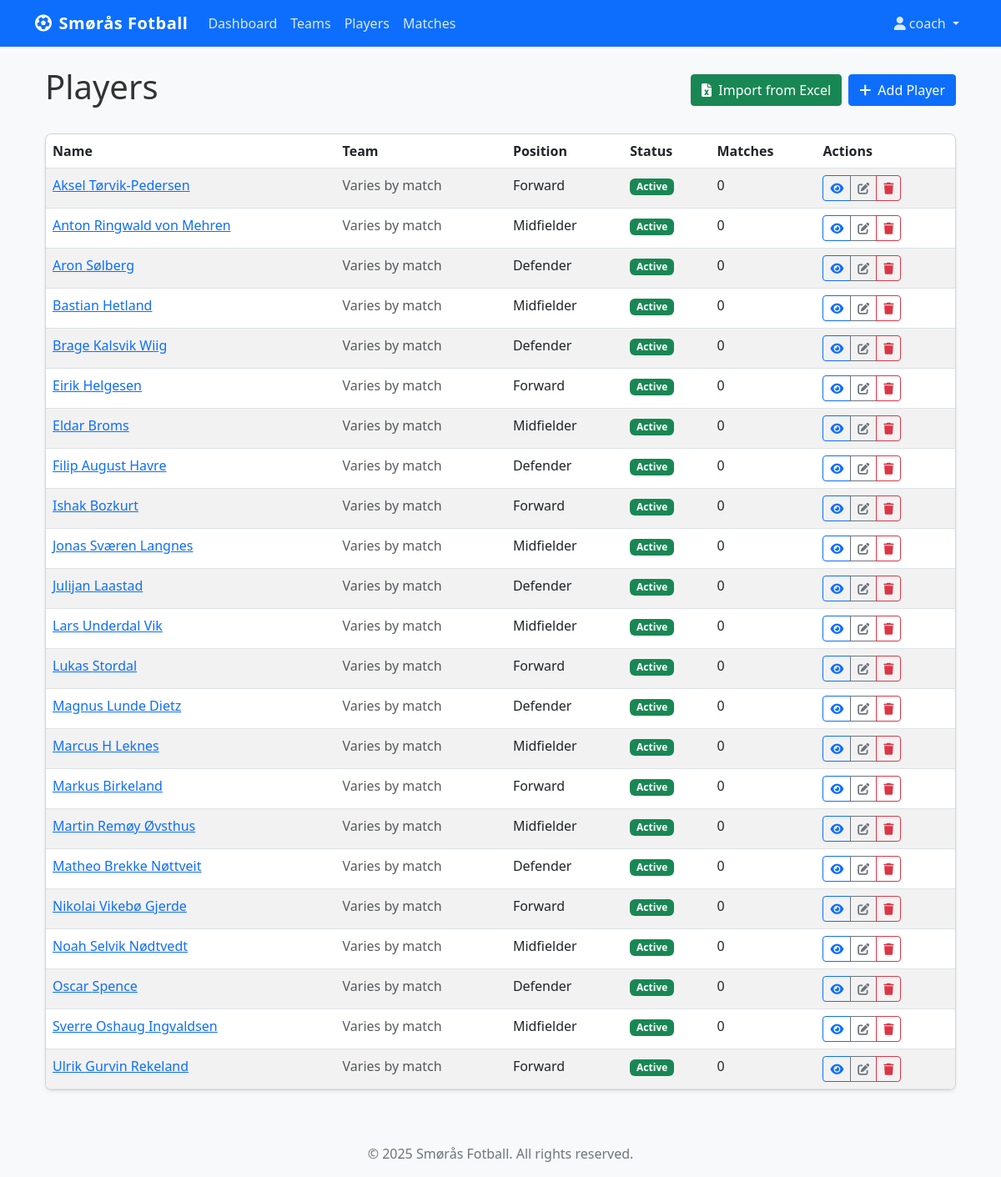
/team/players/ (signed in), run on the app's committed database.
### teammanager/models.py (models this page shows, shortened)
class Player(models.Model):
    first_name = models.CharField(max_length=100)
    last_name = models.CharField(max_length=100, blank=True, null=True)
    position = models.CharField(max_length=50, blank=True, null=True)
    date_of_birth = models.DateField(blank=True, null=True)
    email = models.EmailField(blank=True, null=True)
    phone = models.CharField(max_length=20, blank=True, null=True)
    active = models.BooleanField(default=True)
    created_at = models.DateTimeField(auto_now_add=True)
    def total_matches(self):
        return self.match_appearances.count()

### teammanager/views.py (the view)
# urls.py: path('players/', views.PlayerListView.as_view(), name='player-list'),
class PlayerListView(LoginRequiredMixin, ListView):
    model = Player
    context_object_name = 'players'
    def get_context_data(self, **kwargs):
        context = super().get_context_data(**kwargs)
        context['excel_form'] = ExcelUploadForm()
        context['is_admin'] = self.request.user.profile.is_admin()
        context['is_coach'] = self.request.user.profile.is_coach()
        context['is_player'] = self.request.user.profile.is_player()
        context['is_approved'] = self.request.user.profile.is_approved()
        context['can_create'] = context['is_approved'] and (context['is_admin'] or context['is_coach'])
        context['can_import'] = context['is_approved'] and context['is_admin']
        return context

### teammanager/models.py (called while the page is built)
    def is_approved(self):
        return self.status == 'approved'

    def is_admin(self):
        return self.role == 'admin' and self.is_approved()

    def is_coach(self):
        return self.role == 'coach' and self.is_approved()

    def is_player(self):
        return self.role == 'player' and self.is_approved()

### templates/teammanager/player_list.html (shortened to what this page needs)
{% extends 'base.html' %}
{% block content %}
<div class="container">
    <div class="d-flex justify-content-between align-items-center mb-4">
        <h1>Players</h1>
        <div class="d-flex gap-2">
            <a href="{% url 'import-players-excel' %}" class="btn btn-success">
                <i class="fas fa-file-excel me-1"></i> Import from Excel
            </a>
            <a href="{% url 'player-add' %}" class="btn btn-primary">
                <i class="fas fa-plus me-1"></i> Add Player
            </a>
        </div>
    </div>
    {% if players %}
    <div class="card shadow-sm">
        <div class="card-body p-0">
            <div class="table-responsive">
                <table class="table table-striped table-hover mb-0">
                    <thead>
                        <tr>
                            <th>Name</th>
                            <th>Team</th>
                            <th>Position</th>
                            <th>Status</th>
                            <th>Matches</th>
                            <th>Actions</th>
                        </tr>
                    </thead>
                    <tbody>
                        {% for player in players %}
                        <tr>
                            <td>
                                <a href="{% url 'player-detail' player.id %}">
                                    {{ player.first_name }} {% if player.last_name %}{{ player.last_name }}{% endif %}
                                </a>
                            </td>
                            <td>
                                <span class="text-muted">Varies by match</span>
                            </td>
                            <td>{{ player.position|default:"-" }}</td>
                            <td>
                                {% if player.active %}
                                <span class="badge bg-success">Active</span>
                                {% else %}
                                <span class="badge bg-secondary">Inactive</span>
                                {% endif %}
                            </td>
                            <td>{{ player.total_matches }}</td>
                            <td>
                                <div class="btn-group btn-group-sm">
                                    <a href="{% url 'player-detail' player.id %}" class="btn btn-outline-primary">
                                        <i class="fas fa-eye"></i>
                                    </a>
                                    <a href="{% url 'player-edit' player.id %}" class="btn btn-outline-secondary">
                                        <i class="fas fa-edit"></i>
                                    </a>
                                    <a href="{% url 'player-delete' player.id %}" class="btn btn-outline-danger">
                                        <i class="fas fa-trash"></i>
                                    </a>
                                </div>
                            </td>
                        </tr>
                        {% endfor %}
                    </tbody>
                </table>
            </div>
        </div>
    </div>
    {% else %}
    <div class="alert alert-info">
        <i class="fas fa-info-circle me-2"></i> No players found. <a href="{% url 'player-add' %}" class="alert-link">Add a player</a> to get started.
    </div>
    {% endif %}
</div>
{% endblock %}

### templates/base.html (shortened to what this page needs)
<!DOCTYPE html>
<html lang="en">
<head>
    <link href="https://cdn.jsdelivr.net/npm/bootstrap@5.3.0/dist/css/bootstrap.min.css" rel="stylesheet">
    <link rel="stylesheet" href="https://cdnjs.cloudflare.com/ajax/libs/font-awesome/6.0.0/css/all.min.css">
    <link rel="stylesheet" href="/static/css/style.css">
</head>
<body>
    <nav class="navbar navbar-expand-lg navbar-dark bg-primary">
        <div class="container">
            <a class="navbar-brand" href="{% url 'home' %}">
                <i class="fas fa-futbol me-2"></i>Smørås Fotball
            </a>
            <div class="collapse navbar-collapse" id="navbarNav">
                <ul class="navbar-nav me-auto">
                    {% if user.is_authenticated %}
                    <li class="nav-item">
                        <a class="nav-link" href="{% url 'dashboard' %}">Dashboard</a>
                    </li>
                    <li class="nav-item">
                        <a class="nav-link" href="{% url 'team-list' %}">Teams</a>
                    </li>
                    <li class="nav-item">
                        <a class="nav-link" href="{% url 'player-list' %}">Players</a>
                    </li>
                    <li class="nav-item">
                        <a class="nav-link" href="{% url 'match-list' %}">Matches</a>
                    </li>
                    {% endif %}
                </ul>
                <ul class="navbar-nav">
                    {% if user.is_authenticated %}
                    <li class="nav-item dropdown">
                        <a class="nav-link dropdown-toggle" href="#" role="button" data-bs-toggle="dropdown">
                            <i class="fas fa-user me-1"></i>{{ user.username }}
                        </a>
                    </li>
                    {% endif %}
                </ul>
            </div>
        </div>
    </nav>
    <main class="container py-4">
        {% block content %}{% endblock %}
    </main>
    <footer class="bg-light py-3 mt-4">
        <div class="container text-center">
            <p class="mb-0">&copy; {% now "Y" %} Smørås Fotball. All rights reserved.</p>
        </div>
    </footer>
</body>
</html>

### static/css/style.css (style rules this page uses)
body { font-family: 'Segoe UI', Tahoma, Geneva, Verdana, sans-serif; color: #333; background-color: #f8f9fa; }
.navbar-brand { font-weight: 600; letter-spacing: 0.5px; }
.navbar-dark .navbar-nav .nav-link { color: rgba(255, 255, 255, 0.85); }
.card { border-radius: 0.5rem; overflow: hidden; transition: all 0.3s ease; }
.btn { border-radius: 0.25rem; font-weight: 500; }
.btn-primary { background-color: #0d6efd; border-color: #0d6efd; }
.btn-outline-primary { color: #0d6efd; border-color: #0d6efd; }
footer { margin-top: 3rem; padding: 1.5rem 0; color: #6c757d; }

### data on the page
Player: first_name "Aksel", last_name "Tørvik-Pedersen", position "Forward", active "Active", total_matches "0"
Player: first_name "Anton", last_name "Ringwald von Mehren", position "Midfielder", active "Active", total_matches "0"
Player: first_name "Aron", last_name "Sølberg", position "Defender", active "Active", total_matches "0"
Player: first_name "Bastian", last_name "Hetland", position "Midfielder", active "Active", total_matches "0"
Player: first_name "Brage", last_name "Kalsvik Wiig", position "Defender", active "Active", total_matches "0"
Player: first_name "Eirik", last_name "Helgesen", position "Forward", active "Active", total_matches "0"
Player: first_name "Eldar", last_name "Broms", position "Midfielder", active "Active", total_matches "0"
Player: first_name "Filip", last_name "August Havre", position "Defender", active "Active", total_matches "0"
Player: first_name "Ishak", last_name "Bozkurt", position "Forward", active "Active", total_matches "0"
Player: first_name "Jonas", last_name "Sværen Langnes", position "Midfielder", active "Active", total_matches "0"
Player: first_name "Julijan", last_name "Laastad", position "Defender", active "Active", total_matches "0"
Player: first_name "Lars", last_name "Underdal Vik", position "Midfielder", active "Active", total_matches "0"
Player: first_name "Lukas", last_name "Stordal", position "Forward", active "Active", total_matches "0"
Player: first_name "Magnus", last_name "Lunde Dietz", position "Defender", active "Active", total_matches "0"
Player: first_name "Marcus", last_name "H Leknes", position "Midfielder", active "Active", total_matches "0"
Player: first_name "Markus", last_name "Birkeland", position "Forward", active "Active", total_matches "0"
Player: first_name "Martin", last_name "Remøy Øvsthus", position "Midfielder", active "Active", total_matches "0"
Player: first_name "Matheo", last_name "Brekke Nøttveit", position "Defender", active "Active", total_matches "0"
Player: first_name "Nikolai", last_name "Vikebø Gjerde", position "Forward", active "Active", total_matches "0"
Player: first_name "Noah", last_name "Selvik Nødtvedt", position "Midfielder", active "Active", total_matches "0"
Player: first_name "Oscar", last_name "Spence", position "Defender", active "Active", total_matches "0"
Player: first_name "Sverre", last_name "Oshaug Ingvaldsen", position "Midfielder", active "Active", total_matches "0"
Player: first_name "Ulrik", last_name "Gurvin Rekeland", position "Forward", active "Active", total_matches "0"

### other printed values
{{ user.username }} "coach"
